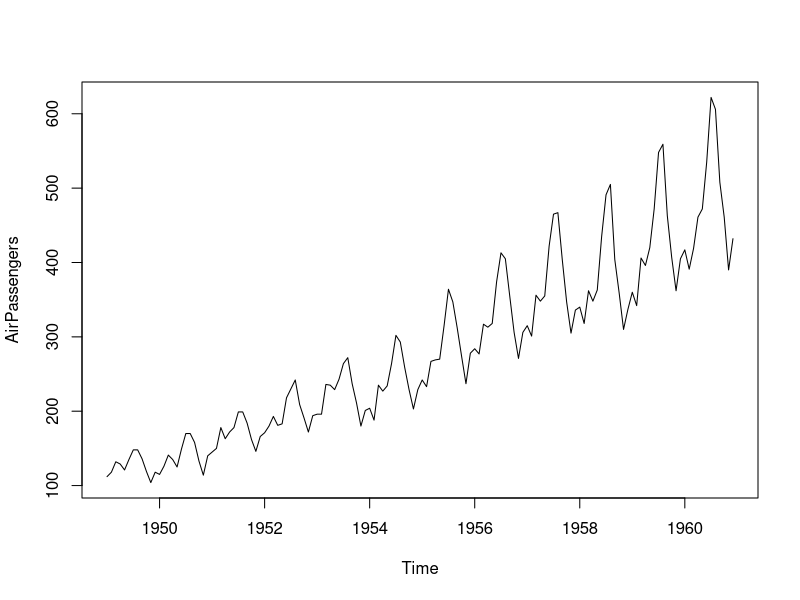
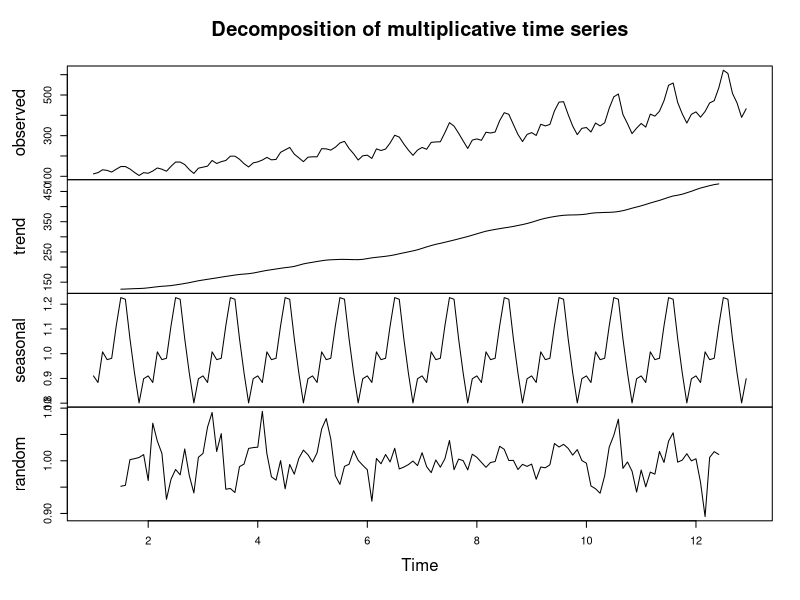
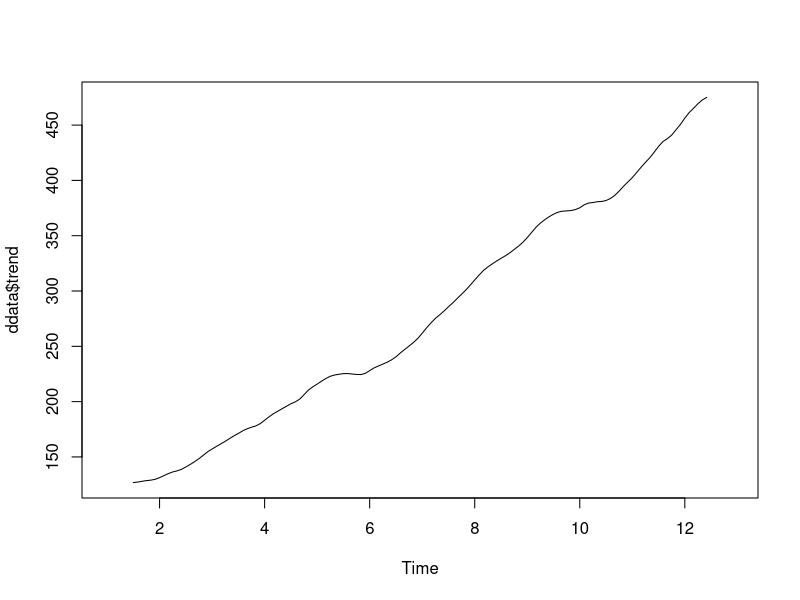
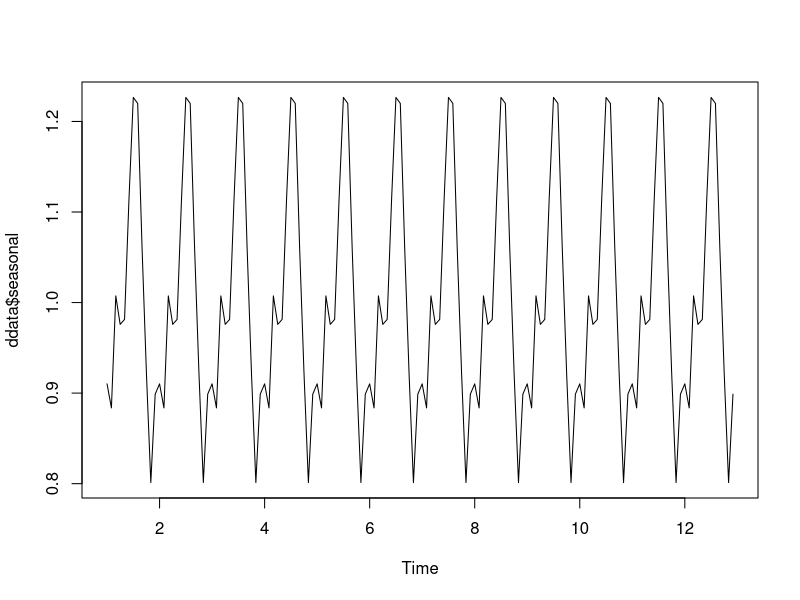
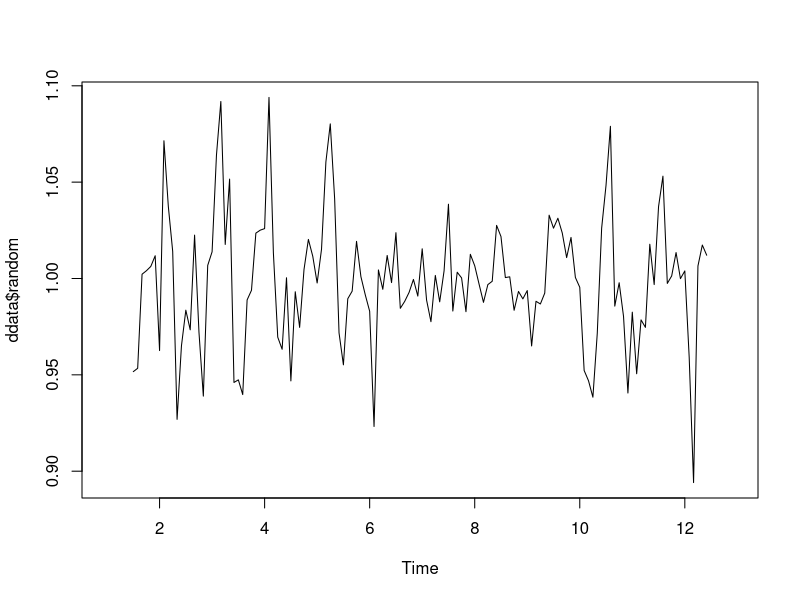

Recreate these plots in R, in order.
library(forecast)

data("AirPassengers")
class(AirPassengers)

print(AirPassengers)

start(AirPassengers)
end(AirPassengers)

summary(AirPassengers)

plot(AirPassengers)

tsdata <- ts(AirPassengers, frequency=12)

ddata <- decompose(tsdata, "multiplicative")

plot(ddata)

plot(ddata$trend)
plot(ddata$seasonal)
plot(ddata$random)

#help(ts)
